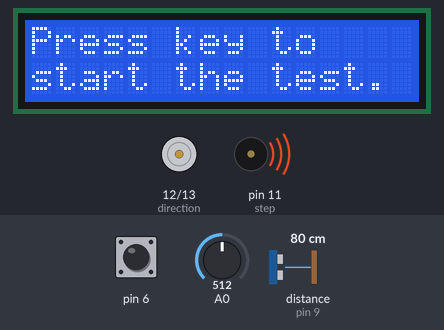
Bench run of a sketch on a simulated Arduino Uno, built with avr-gcc and run on an emulated ATmega328P. Shown: 16×2 character LCD, direction and speed pins drawn as motors (green arrow = direction pin HIGH = forward, orange = LOW = backward, longer = more drive), buzzer (waves = sounding). The test bench sets the inputs (shaded band); at power-on: pin 6 HIGH, distance to the obstacle (sensor on pin 9) 80 cm, A0 = 512. The echo pulse lasts 58.3 µs per cm.

Above: at 1.2 s.
1.3 s: pin 6 pulled LOW for 0.15 s
At 3.0 s:
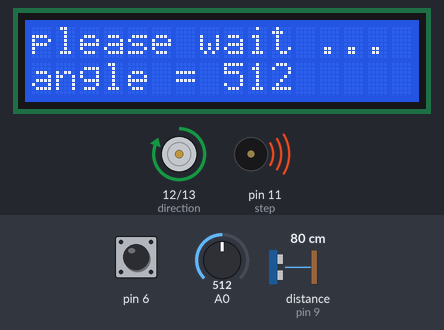
3.6 s: distance to the obstacle (sensor on pin 9) set to 72 cm
At 4.6 s:
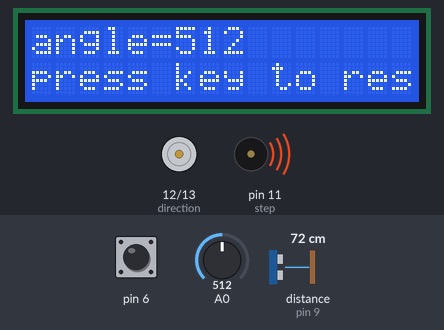
5.5 s: pin 6 pulled LOW for 1 s
At 7.4 s:
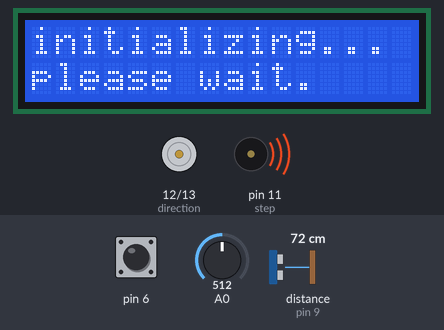
9.5 s: pin 6 pulled LOW for 3.2 s
At 13.01 s:
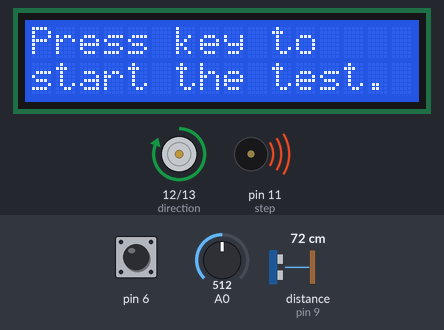
15.7 s: distance to the obstacle (sensor on pin 9) set to 79 cm
At 16.13 s:
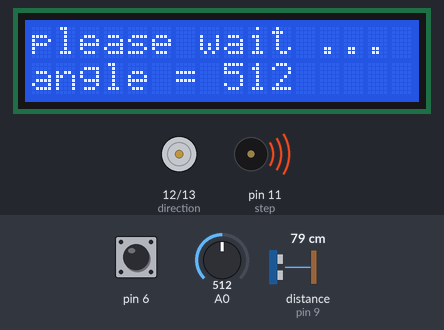
17.7 s: A0 set to 716
At 18.3 s:
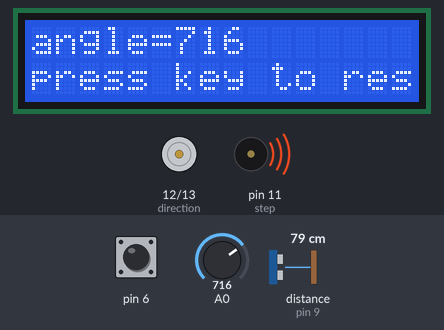
Timing chart, 0 to 20.4 s (numbered marks = the images above; inputs shaded):
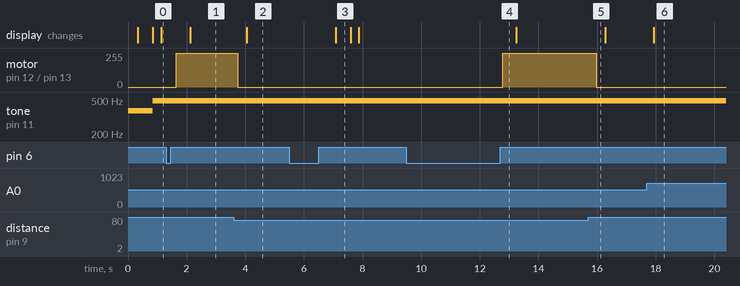

Measured:
- the behaviour switches between 78 and 77 cm on distance to the obstacle (sensor on pin 9) (found by bisection; images 1 and 2)
- the behaviour switches between 74 and 75 cm on distance to the obstacle (sensor on pin 9) (found by bisection; images 4 and 5)
- after the input at 1.3 s, motor on pin 12 (direction) / pin 13 (enable): stopped → forward 255/255 after 0.34 s; the display: changes after 0.82 s (image 1)
- after the input at 3.6 s, motor on pin 12 (direction) / pin 13 (enable): forward 255/255 → stopped after 0.14 s; the display: changes after 0.45 s (image 2)
- after the input at 5.5 s, the display: changes after 1.6 s (image 3)
- after the input at 9.5 s, motor on pin 12 (direction) / pin 13 (enable): stopped → forward 255/255 after 3.3 s
- after the input at 15.7 s, motor on pin 12 (direction) / pin 13 (enable): forward 255/255 → stopped after 0.27 s
- after the input at 17.7 s, the display: changes after 0.24 s (image 6)

The sketch:

slippage_test_v2.ino
```cpp
#include <LiquidCrystal_I2C.h>
#include <HCSR04.h>

//-------------------------------------------------------------------------------------------------------
LiquidCrystal_I2C lcd(0x27, 16, 2);
void print_message(char *m1, char *m2)
{
  lcd.clear();
  lcd.setCursor(0,0);
  if (m1) lcd.print(m1);
  lcd.setCursor(0,1);
  if (m2) lcd.print(m2);
}

//-------------------------------------------------------------------------------------------------------
enum KeyState {ON_KEY_PRESSED, ON_KEY_RELEASED, KEY_DOWN, KEY_UP};

class Key {
public:
  Key(int k, int t = 200) {
    key = k;
    time = millis();
    state = KEY_UP;
    update_interval = t;
    pinMode(key, INPUT_PULLUP);
  }

  void update() {
    unsigned long long now = millis();
    KeyState k = read_key() ? KEY_UP : KEY_DOWN;
    if (now - time < update_interval) return;
    time = now;
    if (k == KEY_DOWN && state == KEY_UP) state = ON_KEY_PRESSED;
    else if (k == KEY_UP && state == KEY_DOWN) state = ON_KEY_RELEASED;
    else if (k == KEY_DOWN) state = KEY_DOWN;
    else if (k == KEY_UP) state = KEY_UP;
  }

  KeyState get_state() {
    KeyState s = state;
    if (state == ON_KEY_RELEASED) state = KEY_UP;
    else if (state == ON_KEY_PRESSED) state = KEY_DOWN;
    return s;
  }

private:
  int read_key() {
    int count = 0;
    int n = 50;
    for (int i = 0; i < n; i++) {
      count += digitalRead(key);
      delay(1);
    }
    return count > n / 2;
  }

  int key;
  unsigned long long  time;
  unsigned long long update_interval;
  KeyState state;
};
Key key(6);

//-------------------------------------------------------------------------------------------------------
class stepper_motor {
public:
  stepper_motor() : enable{13}, direction{12}, step{11}, speed{0} {
    pinMode(enable, OUTPUT);
    pinMode(direction, OUTPUT);
    pinMode(step, OUTPUT);
    TCCR2A = _BV(COM2A0) | _BV(COM2B1) | _BV(WGM21) | _BV(WGM20);
    TCCR2B = _BV(WGM22) | _BV(CS22) | _BV(CS21) | _BV(CS20);
    OCR2A = 20;
    OCR2B = 1;
    digitalWrite(enable, LOW);
  }

  void set_speed(int s) {
    if (s > 100 || s < -100) return;
    if (s == 0) {speed = 0; digitalWrite(enable, LOW); return;}
    digitalWrite(enable, HIGH);
    speed = s;
    digitalWrite(direction, speed < 0 ? LOW : HIGH);
    OCR2A = -abs(speed)/100.0 * (255-15) + 255;
  }

private:
  int step;
  int enable;
  double speed;
  int direction;
};


//-------------------------------------------------------------------------------------------------------
enum STATE {INITIALIZE, FINAL, PULLUP, READY};
stepper_motor stepper;
unsigned long long prev_time;
int state = INITIALIZE;
int pot_value = -1;
int distance = -1;
int pot_zero_value = -1;
int chrono = -1;
char buf[200];

int trig = 10;
int echo = 9;
HCSR04 hc(trig, echo);
int read_distance()
{
  int dist = 0;
  int n = 3;
  for (int i=0;i<n;i++) {
    dist += hc.dist();
    delay(60);
  }
  dist /= n;
  return dist;
}

int analog_read()
{
  int value = 0;
  for (int i=0;i<10;i++) {
    value += analogRead(A0);
  }
  value /= 10;
  return value;
}

void init_device()
{
  snprintf(buf, 200, "initializing...");
  lcd.clear();
  lcd.setCursor(0,0);
  lcd.print(buf);
  lcd.setCursor(0,1);
  snprintf(buf, 200, "please wait.");
  lcd.print(buf);

  delay(500);

  double prev_value = analog_read();
  stepper.set_speed(-100);
  while (1) {
    double current_value = analog_read();
    if (current_value == prev_value) break;
    prev_value = current_value;
    delay(500);
  }
  stepper.set_speed(0);
  pot_zero_value = analog_read();
  state = READY;
  lcd.clear();
}


//-------------------------------------------------------------------------------------------------------
void setup() {
  lcd.init();
  lcd.backlight();
  pinMode(trig, OUTPUT);
  Serial.begin(115200);
  analogReference(EXTERNAL);
  prev_time = millis();
  state = INITIALIZE;
}

int movement_thresh = 2;

void loop() {
  int current_dist = read_distance();
  key.update();
  KeyState key_state = key.get_state();
  switch (state) {
    case INITIALIZE:
      init_device();
      break;
    case READY:
      if (key_state == ON_KEY_RELEASED) {
        state = PULLUP;
        stepper.set_speed(100);
        pot_zero_value = analogRead(A0);
        distance = read_distance();
      } else {
        print_message("Press key to", "start the test.");
      }
      break;
    case PULLUP:
      if (abs(current_dist - distance) > movement_thresh) { state = FINAL; stepper.set_speed(0); }
      snprintf(buf,16, "angle = %d", analog_read());
      print_message("please wait ...", buf);
      break;
    case FINAL:
      pot_value = analogRead(A0);
      int diff = abs(pot_value - pot_zero_value);
      snprintf(buf, 17, "angle=%d", analog_read());
      print_message(buf, "press key to reset.");
      if (key_state == ON_KEY_RELEASED) state = INITIALIZE;
      break;
    default:
      Serial.println("You have error in your code");
  }
}
```
